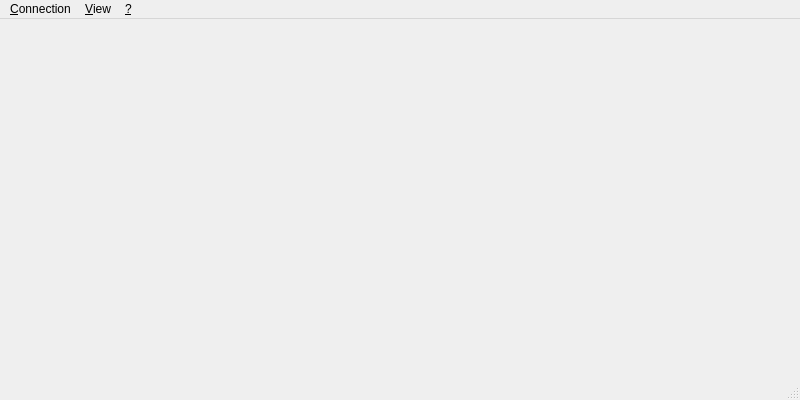
<?xml version="1.0" encoding="UTF-8"?>
<ui version="4.0">
 <class>MainWindow</class>
 <widget class="QMainWindow" name="MainWindow">
  <property name="geometry">
   <rect>
    <x>0</x>
    <y>0</y>
    <width>800</width>
    <height>400</height>
   </rect>
  </property>
  <property name="windowTitle">
   <string>LanExchange 3.0</string>
  </property>
  <property name="windowOpacity">
   <double>1.000000000000000</double>
  </property>
  <widget class="QWidget" name="centralwidget"/>
  <widget class="QMenuBar" name="menubar">
   <property name="geometry">
    <rect>
     <x>0</x>
     <y>0</y>
     <width>800</width>
     <height>21</height>
    </rect>
   </property>
   <widget class="QMenu" name="menuConnection">
    <property name="title">
     <string>&amp;Connection</string>
    </property>
    <addaction name="actionNew_Folder"/>
    <addaction name="actionNew_Connection"/>
    <addaction name="separator"/>
    <addaction name="actionOpen"/>
    <addaction name="actionDelete"/>
    <addaction name="actionProperties"/>
    <addaction name="separator"/>
    <addaction name="actionExit"/>
   </widget>
   <widget class="QMenu" name="menuView">
    <property name="title">
     <string>&amp;View</string>
    </property>
    <addaction name="actionLarge_Icons"/>
    <addaction name="actionSmall_Icons"/>
    <addaction name="actionList"/>
    <addaction name="actionDetails"/>
    <addaction name="separator"/>
    <addaction name="actionFolder_Tree"/>
   </widget>
   <widget class="QMenu" name="menu">
    <property name="title">
     <string>&amp;?</string>
    </property>
    <addaction name="actionAbout"/>
    <addaction name="actionAbout_Qt"/>
   </widget>
   <addaction name="menuConnection"/>
   <addaction name="menuView"/>
   <addaction name="menu"/>
  </widget>
  <widget class="QStatusBar" name="statusbar"/>
  <action name="actionNew_Folder">
   <property name="text">
    <string>New Folder</string>
   </property>
  </action>
  <action name="actionNew_Connection">
   <property name="text">
    <string>New Connection</string>
   </property>
  </action>
  <action name="actionOpen">
   <property name="text">
    <string>Open</string>
   </property>
  </action>
  <action name="actionDelete">
   <property name="text">
    <string>Delete</string>
   </property>
  </action>
  <action name="actionProperties">
   <property name="text">
    <string>Properties</string>
   </property>
  </action>
  <action name="actionExit">
   <property name="text">
    <string>Exit</string>
   </property>
  </action>
  <action name="actionLarge_Icons">
   <property name="text">
    <string>Large Icons</string>
   </property>
  </action>
  <action name="actionSmall_Icons">
   <property name="text">
    <string>Small Icons</string>
   </property>
  </action>
  <action name="actionList">
   <property name="text">
    <string>List</string>
   </property>
  </action>
  <action name="actionDetails">
   <property name="text">
    <string>Details</string>
   </property>
  </action>
  <action name="actionFolder_Tree">
   <property name="text">
    <string>Folder Tree</string>
   </property>
  </action>
  <action name="actionAbout">
   <property name="text">
    <string>About...</string>
   </property>
  </action>
  <action name="actionAbout_Qt">
   <property name="text">
    <string>About Qt...</string>
   </property>
  </action>
 </widget>
 <resources/>
 <connections/>
</ui>
